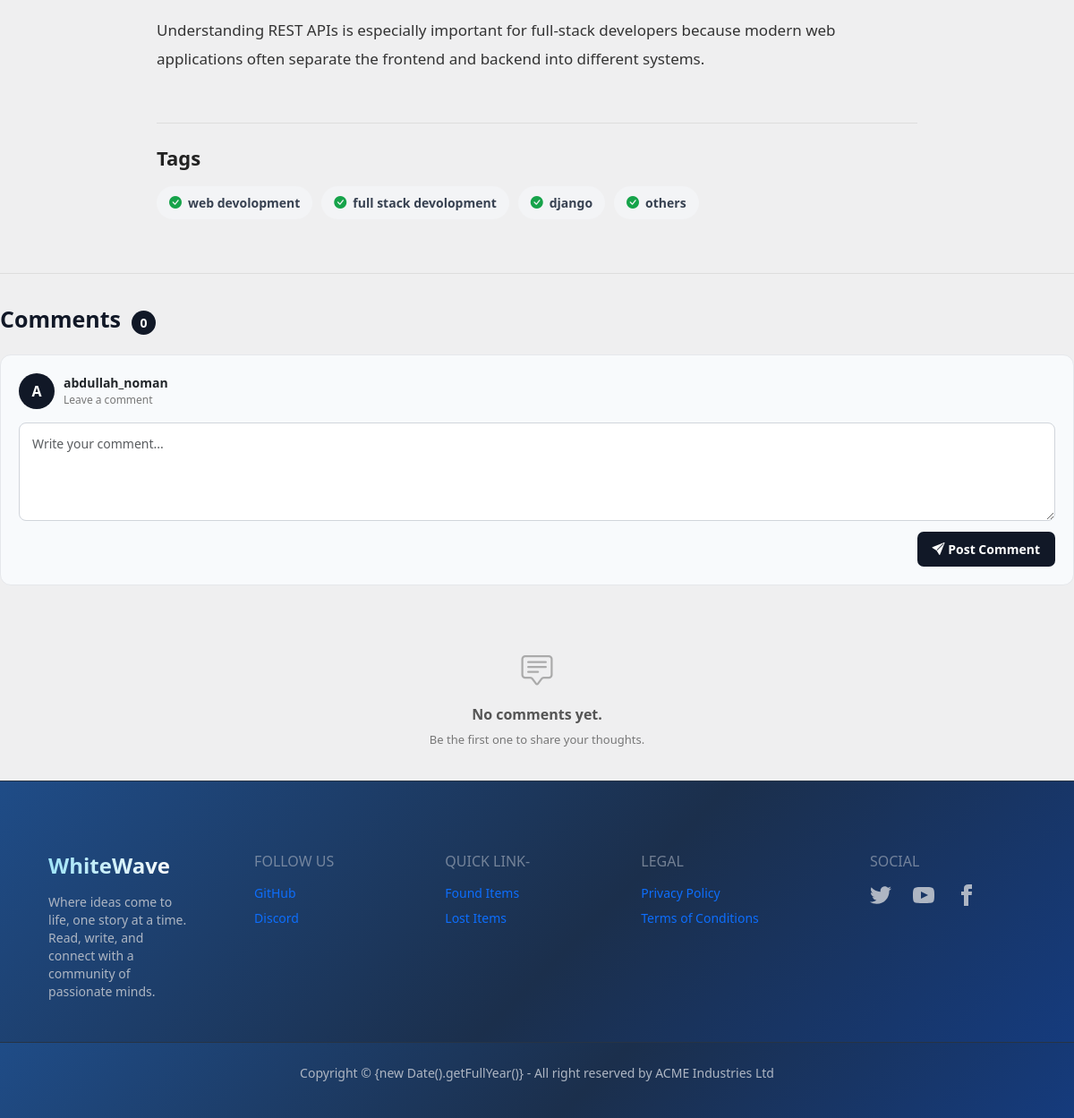
Page /posts/post-detail/9/ (signed in, lower part) on the earlier database version.
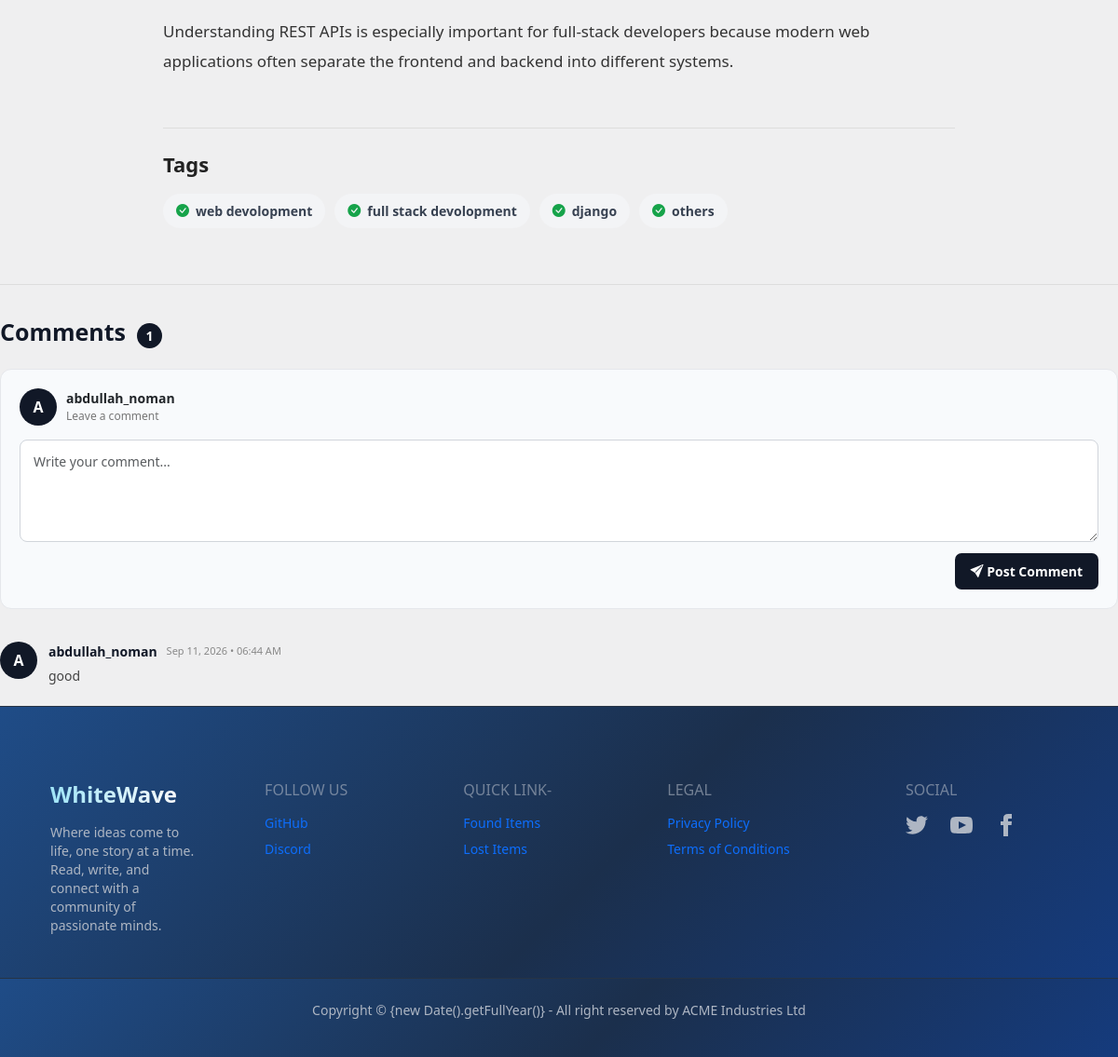
Same page on the later database version.
### posts/models.py (models this page shows, shortened)
class Tags(models.Model):
    name = models.CharField(max_length=50, unique=True)

class Comment(models.Model):
    post = models.ForeignKey(
        Post,
        on_delete=models.CASCADE,
        related_name="comments"
    )
    user = models.ForeignKey(
        User,
        on_delete=models.CASCADE
    )
    text = models.TextField()
    created_at = models.DateTimeField(auto_now_add=True)

### posts/views.py (the view)
# urls.py: path('post-detail/<int:pk>/', views.post_detail, name='post_detail'),
def post_detail(request, pk):
    post = get_object_or_404(Post, pk=pk)
    comments = post.comments.all().order_by("-created_at")
    if request.method == "POST":
        if not request.user.is_authenticated:
            return redirect("login")
        comment_form = CommentForm(request.POST)
        if comment_form.is_valid():
            comment = comment_form.save(commit=False)
            comment.post = post
            comment.user = request.user
            comment.save()
            if post.author != request.user:
                Notification.objects.create(
                    recipient=post.author,
                    sender=request.user,
                    post=post,
                    notification_type="comment",
                    message=f"{request.user.username} commented on your post."
                )
            return redirect("post_detail", pk=post.pk)
    else:
        comment_form = CommentForm()
    return render(
        request,
        "posts/post_detail.html",
        {
            "post": post,
            "comments": comments,
            "comment_form": comment_form,
        }
    )

### posts/forms.py
class CommentForm(forms.ModelForm):
    class Meta:
        model = models.Comment
        fields = ["text"]
        widgets = {
            "text": forms.Textarea(
                attrs={
                    "class": "form-control",
                    "placeholder": "Write your comment...",
                    "rows": 4,
                }
            )
        }

### posts/templates/posts/post_detail.html (shortened to what this page needs)
{% extends "base.html" %}
{% load static %}
{% block extra_css %}
   <link rel="stylesheet" href="{% static 'posts/css/post_detail.css' %}">
{% endblock %}
{% block content %}
   <div class="post-detail-container">
      <article class="post-content">
         {{ post.content|linebreaks }}
      </article>
      {% if post.tags.all %}
         <div class="post-tags-section">
            <h3>Tags</h3>
            <div class="post-tags">
                  {% for tag in post.tags.all %}
                     <span class="post-tag">
                        <i class="bi bi-check-circle-fill"></i>
                        {{ tag.name }}
                     </span>
                  {% endfor %}
            </div>
         </div>
      {% endif %}
   </div>
   <section class="comments-section">
      <div class="comments-header">
         <h2>
               Comments
               <span>{{ comments.count }}</span>
         </h2>
      </div>
      {% if user.is_authenticated %}
         <div class="comment-form-box">
               <div class="comment-user">
                  <div class="comment-avatar">
                     {{ user.username|first|upper }}
                  </div>
                  <div>
                     <strong>{{ user.username }}</strong>
                     <small>Leave a comment</small>
                  </div>
               </div>
               <form method="POST">
                  {{ comment_form.text }}
                  <div class="comment-submit">
                     <button type="submit">
                           <i class="bi bi-send-fill"></i>
                           Post Comment
                     </button>
                  </div>
               </form>
         </div>
      {% endif %}
      <div class="comments-list">
         {% for comment in comments %}
               <div class="comment-item">
                  <div class="comment-avatar">
                     {{ comment.user.username|first|upper }}
                  </div>
                  <div class="comment-body">
                     <div class="comment-info">
                           <strong>
                              {{ comment.user.username }}
                           </strong>
                           <small>
                              {{ comment.created_at|date:"M d, Y • h:i A" }}
                           </small>
                     </div>
                     <p>
                           {{ comment.text }}
                     </p>
                  </div>
               </div>
         {% empty %}
               <div class="no-comments">
                  <i class="bi bi-chat-square-text"></i>
                  <p>
                     No comments yet.
                  </p>
                  <small>
                     Be the first one to share your thoughts.
                  </small>
               </div>
         {% endfor %}
      </div>
   </section>
{% endblock %}

Differences in the rows shown:
added Comment: user.username|first "A", user.username "abdullah_noman", created_at "Sep 11, 2026 • 06:44 AM", text "good"
Other differences:
{{ comments.count }}: "0" → "1"
text no longer shown: "No comments yet. Be the first one to share your thoughts."
